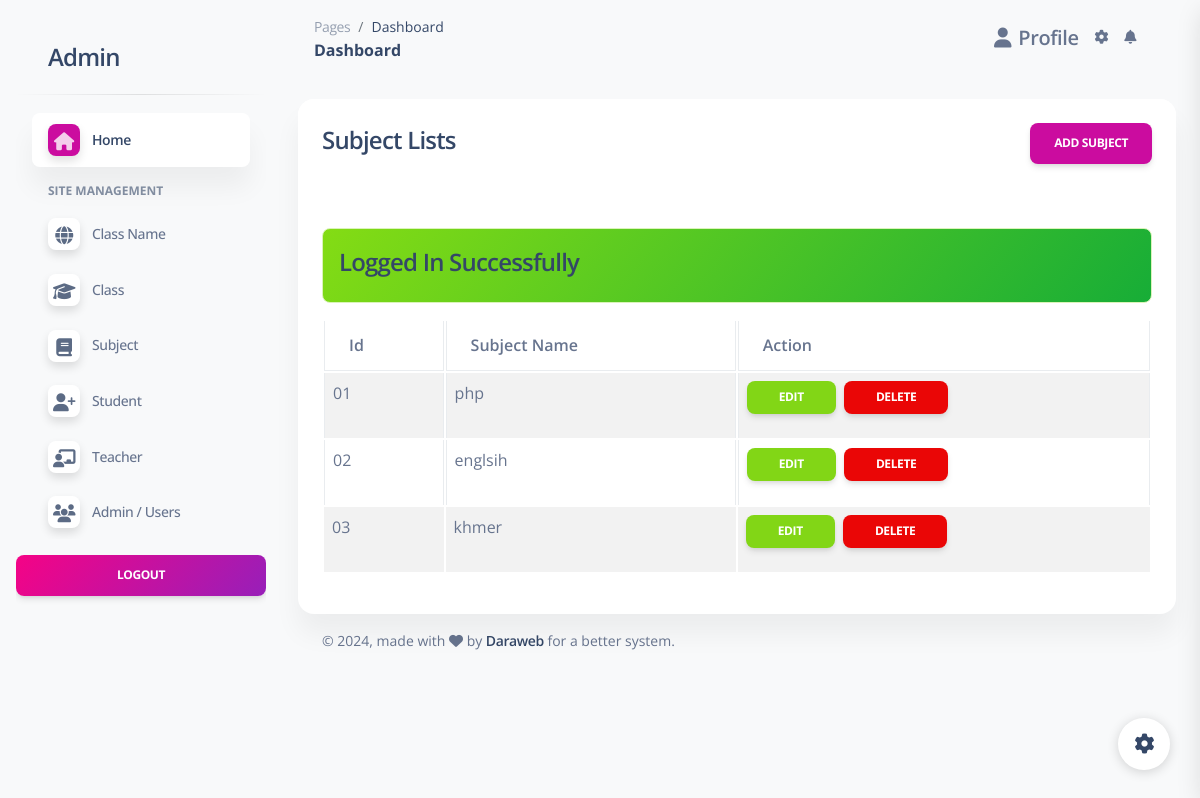
The app's page /php-admin-panel/admin/subject.php (signed in) with its own data.
### tables this page shows
CREATE TABLE `subject` (
  `id` int(11) NOT NULL,
  `subject` varchar(100) NOT NULL,
  `name` varchar(11) NOT NULL
);

### php-admin-panel/admin/subject.php (the view)
<?php include('includes/header.php'); ?>
<div class="row">
    <div class="col-md-12">
        <div class="card">
            <div class="card-header">
                <h4>
                    Subject Lists
                    <a href="subject-create.php" class="btn btn-primary float-end">Add Subject</a>
                </h4>
            </div>
            <div class="card-body">
                <?= alertMessage(); ?>
                <div class="table-responsive">
                <table id="myTable1" class="table table-bordered table-striped">
                    <thead>
                        <tr>
                            <th>Id</th>
                            <th>Subject Name</th>
                            <th>Action</th>
                        </tr>
                    </thead>
                    <tbody>
                        <?php
                        $subject = getAll('subject');
                        if (mysqli_num_rows($subject)) {
                            foreach ($subject as $index=> $userItem) {
                                ?>
                                <tr>
                                    <td>
                                    <?= $invID = str_pad($index +1, 2, '0', STR_PAD_LEFT); ?>
                                    </td>
                                    <td>
                                        <?= $userItem['subject']; ?>
                                    </td>
                                    <td>
                                        <a href="subject-edit.php?id=<?= $userItem['id']; ?>"class="btn btn-success btn-sm">Edit</a>
                                        <a href="subject-delete.php?id=<?= $userItem['id']; ?>"
                                         class="btn btn-danger btn-sm mx-1 "
                                         onclick="return confirm('Are you sure you want to delete data?')"
                                         >
                                         Delete
                                        </a>
                                    </td>
                                </tr>
                                <?php
                            }
                        } else {
                            ?>
                            <tr>
                                <td colspan="7">No Record Found</td>
                            </tr>
                            <?php
                        }
                        ?>
                    </tbody>
                </table>
                </div>
            </div>
        </div>
    </div>
</div>
<?php include('includes/footer.php'); ?>

### records on screen
subject: index "01", subject "php"
subject: index "02", subject "englsih"
subject: index "03", subject "khmer"

### other values on screen
$_SESSION['status'] "Logged In Successfully"
